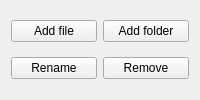
                <widget class="QWidget" name="page_7">
                 <layout class="QVBoxLayout" name="verticalLayout_4">
                  <item>
                   <layout class="QHBoxLayout" name="horizontalLayout_8">
                    <item>
                     <widget class="QPushButton" name="addFileButton">
                      <property name="text">
                       <string>Add file</string>
                      </property>
                      <property name="icon">
                       <iconset resource="resources.qrc">
                        <normaloff>:/resources/file.svg</normaloff>:/resources/file.svg</iconset>
                      </property>
                     </widget>
                    </item>
                    <item>
                     <widget class="QPushButton" name="addFolderFileButton">
                      <property name="text">
                       <string>Add folder</string>
                      </property>
                      <property name="icon">
                       <iconset resource="resources.qrc">
                        <normaloff>:/resources/folder.svg</normaloff>:/resources/folder.svg</iconset>
                      </property>
                     </widget>
                    </item>
                   </layout>
                  </item>
                  <item>
                   <layout class="QHBoxLayout" name="horizontalLayout_10">
                    <item>
                     <widget class="QPushButton" name="renameFileButton">
                      <property name="text">
                       <string>Rename</string>
                      </property>
                      <property name="icon">
                       <iconset resource="resources.qrc">
                        <normaloff>:/resources/rename.svg</normaloff>:/resources/rename.svg</iconset>
                      </property>
                     </widget>
                    </item>
                    <item>
                     <widget class="QPushButton" name="removeFileButton">
                      <property name="text">
                       <string>Remove</string>
                      </property>
                      <property name="icon">
                       <iconset resource="resources.qrc">
                        <normaloff>:/resources/trash.svg</normaloff>:/resources/trash.svg</iconset>
                      </property>
                     </widget>
                    </item>
                   </layout>
                  </item>
                 </layout>
                </widget>
